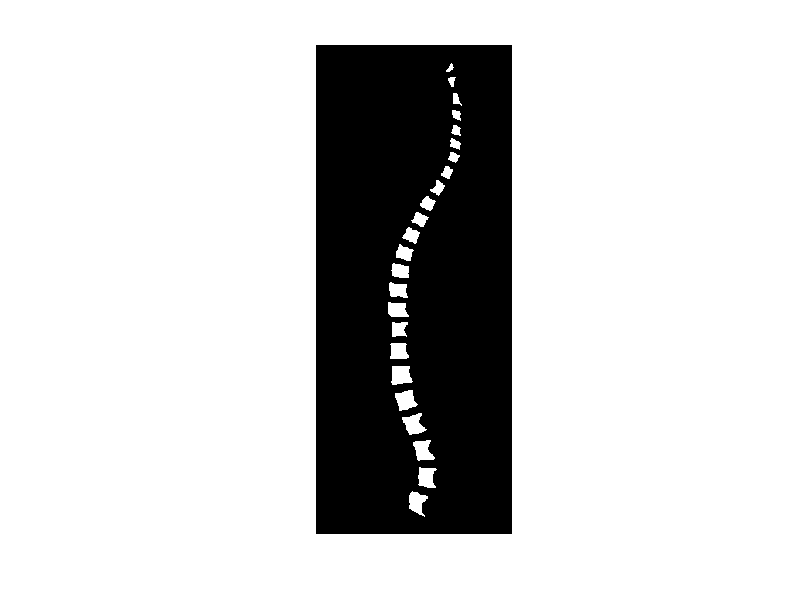

MATLAB code to generate this figure: (Note: this script raises an error after producing the figure.)
%A more advanced example which finds the "corners" of the vertebrae
%of a spinal column. The vertebrae are not convex, but pgonCorners()
%still works pretty well.

load example3_spine


[m,n]=size(BW);

A=false(m,n);

R=regionprops(BW,'PixelIdxList');
Nv=numel(R); %number of vertebrae

corners=cell(1,Nv);

imshow(BW)


for i=1:Nv
    
   B=A;
   B(R(i).PixelIdxList)=1;
   
   corners{i} = pgonCorners(B,4,40);
   
   hold on
   
   plot( corners{i}(:,2),corners{i}(:,1),'yo','MarkerFaceColor','r','MarkerSize',5);
   
   hold off

end

heights=cellfun(@(c) mean(c(:,1)),corners);

[heights,idx]=sort(heights);
corners=corners(idx);